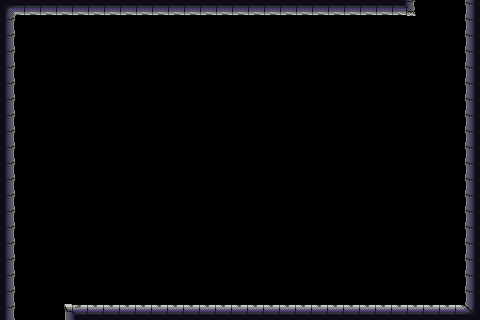

Tiled map render using the project's own tile images. Description and the map definition, with tile-layer contents summarised, below:
An orthogonal 30x20 tile map with 16x16 px tiles, 8 tile layers (bkg_far, bkg_close, onoff-defaulton(blue), onoff-defaultoff(blue), ...), 2 tilesets.

<map version="1.10" tiledversion="1.11.0" orientation="orthogonal" renderorder="right-down" width="30" height="20" tilewidth="16" tileheight="16" infinite="0" nextlayerid="10" nextobjectid="1">
 <tileset firstgid="1" source="../../Holojam/Assets/maps/jail_wall.tsx" />
 <tileset firstgid="65" source="../../Holojam/Assets/maps/jail_block.tsx" />
 <layer id="4" name="bkg_far" width="30" height="20">
  <properties>
   <property name="unity:sortinglayer" value="Bkg_far" />
  </properties>
  <data>[600 cells, 0 non-empty, 0 distinct tile ids]</data>
 </layer>
 <layer id="1" name="bkg_close" width="30" height="20">
  <properties>
   <property name="unity:sortinglayer" value="Bkg" />
  </properties>
  <data>[600 cells, 0 non-empty, 0 distinct tile ids]</data>
 </layer>
 <layer id="6" name="onoff-defaulton(blue)" width="30" height="20">
  <properties>
   <property name="unity:layer" value="Ground" />
   <property name="unity:sortinglayer" value="Ground" />
   <property name="unity:tag" value="onoff-defaulton" />
  </properties>
  <data>[600 cells, 0 non-empty, 0 distinct tile ids]</data>
 </layer>
 <layer id="7" name="onoff-defaultoff(blue)" width="30" height="20">
  <properties>
   <property name="unity:layer" value="Ground" />
   <property name="unity:sortinglayer" value="Ground" />
   <property name="unity:tag" value="onoff-defaultoff" />
  </properties>
  <data>[600 cells, 0 non-empty, 0 distinct tile ids]</data>
 </layer>
 <layer id="9" name="onoff2-defaulton(purple)" width="30" height="20">
  <properties>
   <property name="unity:layer" value="Ground" />
   <property name="unity:sortinglayer" value="Ground" />
   <property name="unity:tag" value="onoff2-defaulton" />
  </properties>
  <data>[600 cells, 0 non-empty, 0 distinct tile ids]</data>
 </layer>
 <layer id="8" name="onoff2-defaultoff(purple)" width="30" height="20">
  <properties>
   <property name="unity:layer" value="Ground" />
   <property name="unity:sortinglayer" value="Ground" />
   <property name="unity:tag" value="onoff2-defaultoff" />
  </properties>
  <data>[600 cells, 0 non-empty, 0 distinct tile ids]</data>
 </layer>
 <layer id="2" name="ground" width="30" height="20">
  <properties>
   <property name="unity:layer" value="Ground" />
   <property name="unity:sortinglayer" value="Ground" />
  </properties>
  <data>[600 cells, 90 non-empty, 8 distinct tile ids]</data>
 </layer>
 <layer id="3" name="foreground" width="30" height="20">
  <properties>
   <property name="unity:sortinglayer" value="Foreground" />
  </properties>
  <data>[600 cells, 0 non-empty, 0 distinct tile ids]</data>
 </layer>
</map>
